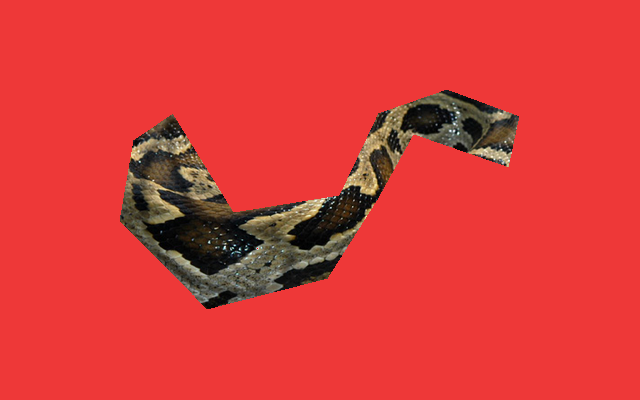
#> input picture im3.png, 640 x 400 px
$ python image_processing.py
#> lines starting #> are read from the running program, lines starting #| are printed output that depends on the picture
from PIL import Image
import numpy as np
import os

idir =os.getcwd()          #'/home/pat/data/snakes/'
#idir=''
iname= 'im3.png'#  'white_snake.PNG'
saveas='new_snake.PNG'

white=np.array([255,255,255,0])  #r, g, b, a
transparent = np.array([0, 0, 0, 0])
background = white

#open the image and convert it
raw_image = Image.open(iname)
#> raw_image is the input picture: PIL image 640x400 RGB; mean R, G, B 217.4, 58.1, 56
converted_image = raw_image.convert('RGBA')
raw_image.close()

h, w = converted_image.size
#> h = 640; w = 400
converted_histo=converted_image.histogram()
#> converted_histo = 1024 values, max 256000 at index 1023, min 0 at index 246, mean 1000
converted_colors=converted_image.getcolors(w*h)
#> converted_colors = 25237 items


#dump the data into a numpy array and split the channels "bands"
data = np.array(converted_image)   # h * w * 4 array (rgba)
r, g, b, a = data.T
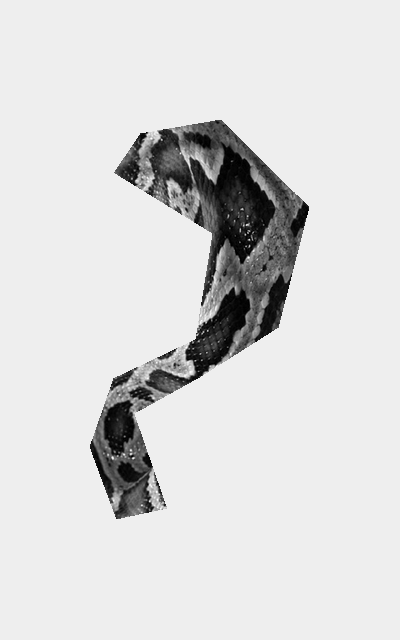
#> r: shape (640, 400); min 0, max 255, mean 217.4
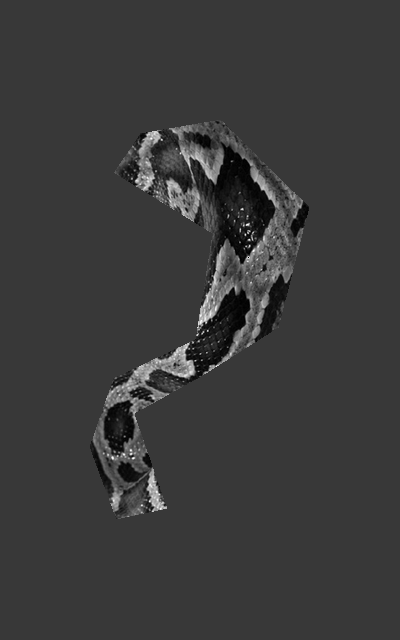
#> g: shape (640, 400); min 0, max 255, mean 58.1
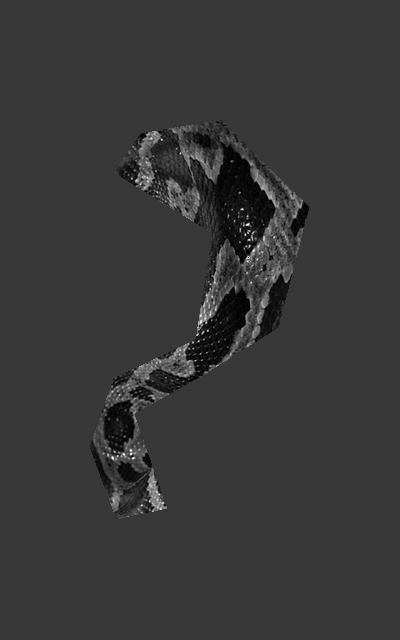
#> b: shape (640, 400); min 0, max 255, mean 56
#> a: shape (640, 400); every value is 255

#this sets the masking condition and replaces the background color
replace = (r == background[0]) & (b == background[1]) & (g == background[2])
#> replace: shape (640, 400) bool; every value is 0
data[replace.T] = (0,0,0,0)
#data[..., :-1][replace.T] = (0,0,0)  #this would leave the alpha channel intact

#generate a new image, grab some stats, and save it.
new_image = Image.fromarray(data, 'RGBA')

h, w = new_image.size
new_histo=new_image.histogram()
#> new_histo has the same summary as converted_histo
new_colors=new_image.getcolors(w*h)  #a list of tuples [count (rgba), ...]
#> new_colors = 25237 items
new_image.save(saveas)


recovered_image = Image.open(saveas)
h, w = recovered_image.size
recovered_histo=recovered_image.histogram()
#> recovered_histo has the same summary as converted_histo
recovered_colors=recovered_image.getcolors(w*h)  #a list of tuples [count (rgba), ...]
#> recovered_colors = 25237 items


#strategy:  make a list of color bins we expect to find.  These will have pixel ranges
#  that are human-friendly e.g., 'brownish', 'gold'.  Each spec within the bin can be
#  additively applied to a mask - functionally reducing the color palette.

'''im.histogram(mask) â‡’ list
Returns a histogram for those parts of the image where the mask image is non-zero.
The mask image must have the same size as the image, and be either a bi-level
image  or a greyscale image.'''

#There's a post that might work:  result = image.convert('P', palette=Image.ADAPTIVE, colors=5)
#http://stackoverflow.com/questions/1065945/how-to-reduce-color-palette-with-pil

reduced_image = recovered_image.convert('P', palette=Image.ADAPTIVE, colors=10)
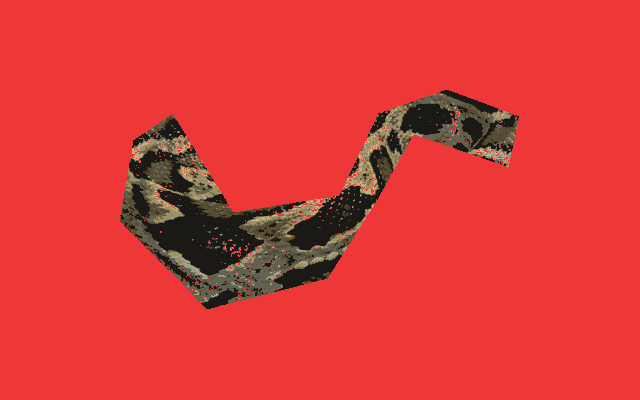
#> reduced_image: PIL image 640x400 P; mean R, G, B 217.6, 56.8, 54.7
reduc1 = reduced_image = recovered_image.convert('P', palette=Image.ADAPTIVE, colors=10)
#r
reduc2 = reduc1.convert('RGB') #turns it to rgb
#
reduc_fn = 'scratch.BMP'
reduc2.save(reduc_fn)
xxx = Image.open(reduc_fn)
xxx=xxx.convert('RGB')
#
xxx_histo=xxx.histogram()
#> xxx_histo = 768 values, max 224007 at index 238, min 0 at index 0, mean 1000
xreduced_colors=xxx.getcolors(w*h)
#> xreduced_colors = [(384, (202, 182, 139)), (821, (163, 162, 143)), (1041, (136, 119, 83)), (4407, (87, 77, 51)), (1035, (71, 56, 35)), (224007, (238, 55, 55)), (484, (201, 173, 114)), (6073, (100, 98, 81)), (14666, (27, 25, 21)), (3082, (160, 144, 104))]
xxx.close()


reduced_histo=reduced_image.histogram()
#> reduced_histo = 256 values, max 224007 at index 0, min 0 at index 10, mean 1000
reduced_colors=reduced_image.getcolors(w*h)  #a list of tuples [count (rgba), ...]
#> reduced_colors = [(224007, 0), (14666, 1), (6073, 2), (4407, 3), (3082, 4), (1041, 5), (1035, 6), (821, 7), (484, 8), (384, 9)]
reduced_image.save(saveas+'reduced.BMP')

recovered_image.show()
reduced_image.show()
recovered_image.close()
